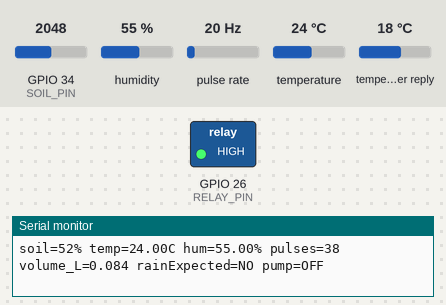
Bench run of a sketch on a simulated ESP32. Parts: switched loads named in the sketch (green lamp = pin HIGH), the last lines printed to the serial monitor. Wiring (inferred from the names in the program): pulse sensor: data GPIO 27. The inputs (shaded band) are chosen by the test bench; at power-on: GPIO 34 (SOIL_PIN) = 2048, humidity 55 %, pulse rate 20 Hz, temperature 24 °C, temperature in the weather reply 18 °C. WiFi joins after 1.5 s; servers stay silent unless stated; web services answer with replies made up by the test bench.

Above: at 3.5 s.
3.6 s: GPIO 34 (SOIL_PIN) set to 2424
5.6 s: GPIO 34 (SOIL_PIN) set to 2513
At 7.1 s:
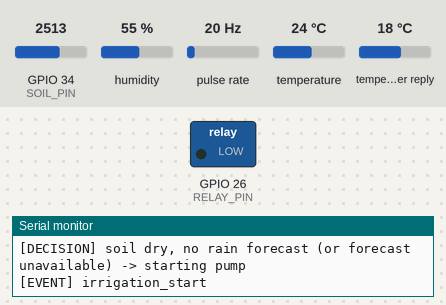
Timing chart, 0 to 8.6 s (numbered marks = the images above; inputs shaded):
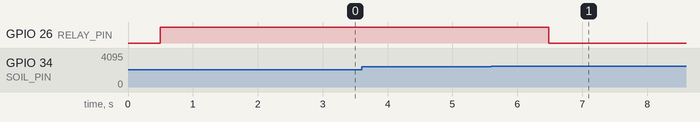

Measured:
- the behaviour switches between 2460 and 2461 on GPIO 34 (SOIL_PIN) (found by bisection; images 0 and 1)
- after the input at 5.6 s, GPIO 26 (RELAY_PIN): HIGH → LOW after 0.88 s

The sketch:

irrigation_prototype_predictive.ino
```cpp
/*
  ===========================================================================
  Autonomous PREDICTIVE Drip Irrigation & Water-Consumption Monitoring System
  Full prototype firmware — ESP32
  ===========================================================================

  HARDWARE CONNECTED (as confirmed):
    Capacitive soil moisture sensor -> ESP32 3V3, GND, GPIO34 (ADC1, analog)
    DHT11 temp/humidity sensor      -> ESP32 3V3, GND, GPIO4  (digital, 1-wire)
    Hall-effect flow sensor         -> ESP32 GND, GPIO27 (interrupt, pulse)
                                        VCC -> 5V (check your sensor's datasheet)
    Relay module (pump driver)      -> ESP32 3V3/5V, GND, GPIO26 (digital out)
    Pump                            -> OWN separate 7-9V supply, switched via
                                        the relay's COM/NO. NEVER to the ESP32.
                                        Pump supply (-) MUST also connect to
                                        ESP32 GND (shared ground).

  ===========================================================================
  WHERE THIS PROJECT'S NOVELTY LIVES IN THIS CODE
  ===========================================================================
  A plain "soil dry -> turn pump on" system is REACTIVE — that already exists
  in many published projects. This code is PREDICTIVE: it also checks an
  online weather forecast before irrigating, and SKIPS irrigation if rain is
  expected soon, even if the soil is currently dry. Search this file for the
  tag "[NOVELTY]" to find exactly where that logic lives.
  ===========================================================================

  YOU MUST FILL IN / CALIBRATE THESE BEFORE TRUSTING ANY OUTPUT:
    1. WIFI_SSID / WIFI_PASSWORD           (your WiFi network)
    2. OPENWEATHER_API_KEY / CITY_LAT/LON  (free key from openweathermap.org)
    3. SOIL_DRY_VALUE / SOIL_WET_VALUE     (measure yourself, see comments)
    4. FLOW_CALIBRATION_PULSES_PER_L       (measure yourself, see comments)
  ===========================================================================

  LIBRARIES REQUIRED (install via Arduino IDE -> Library Manager):
    - "DHT sensor library" by Adafruit  (also installs "Adafruit Unified Sensor")
    - "ArduinoJson" by Benoit Blanchon  (version 6.x)
  ===========================================================================
*/

#include <WiFi.h>
#include <HTTPClient.h>
#include <ArduinoJson.h>
#include <DHT.h>

// ---------------------------------------------------------------------------
// WIFI / WEATHER API SETTINGS — FILL THESE IN
// ---------------------------------------------------------------------------
const char* WIFI_SSID     = "YOUR_WIFI_NAME";       // <-- REPLACE
const char* WIFI_PASSWORD = "YOUR_WIFI_PASSWORD";   // <-- REPLACE

const char* OPENWEATHER_API_KEY = "YOUR_API_KEY";   // <-- REPLACE (free tier: openweathermap.org)
const char* CITY_LAT = "12.9716";                   // <-- REPLACE with your city's latitude
const char* CITY_LON = "77.5946";                   // <-- REPLACE with your city's longitude

// Probability-of-precipitation threshold that counts as "rain expected".
// 0.4 = 40%. Adjust based on how conservative you want the prediction to be.
const float RAIN_PROBABILITY_THRESHOLD = 0.40;

// How often to check the weather forecast (weather doesn't change every
// second, so we do NOT call this every loop — that would be wasteful and
// could hit free-tier API rate limits).
const unsigned long WEATHER_CHECK_INTERVAL_MS = 15UL * 60UL * 1000UL; // 15 minutes

// ---------------------------------------------------------------------------
// PIN MAP
// ---------------------------------------------------------------------------
#define SOIL_PIN    34   // ADC1 pin only — do not move this to an ADC2 pin
#define DHT_PIN     4
#define DHT_TYPE    DHT11
#define FLOW_PIN    27   // must be interrupt-capable
#define RELAY_PIN   26

DHT dht(DHT_PIN, DHT_TYPE);

// ---------------------------------------------------------------------------
// RELAY POLARITY — VERIFY WITH YOUR OWN MODULE
// ---------------------------------------------------------------------------
const bool RELAY_ACTIVE_LOW = true;   // set to false if your relay is active-HIGH

// ---------------------------------------------------------------------------
// CALIBRATION PLACEHOLDERS — REPLACE WITH YOUR OWN MEASURED VALUES
// ---------------------------------------------------------------------------
// Soil sensor: read raw analogRead(SOIL_PIN) in open air (dry) and dipped in
// water (wet), then put those two numbers here. Do NOT skip this step.
int SOIL_DRY_VALUE = 3000;   // <-- PLACEHOLDER, replace with your dry reading
int SOIL_WET_VALUE = 1200;   // <-- PLACEHOLDER, replace with your wet reading

// Flow sensor: pour a known volume (e.g. 1.0 L) through the sensor, count the
// pulses, then set this = pulses / litres. Repeat 3-5 times and average.
float FLOW_CALIBRATION_PULSES_PER_L = 450.0;  // <-- PLACEHOLDER, must be measured

// ---------------------------------------------------------------------------
// IRRIGATION / SAFETY SETTINGS — reasonable starting defaults, adjust as needed
// ---------------------------------------------------------------------------
int   SOIL_DRY_THRESHOLD_PCT  = 30;     // irrigate when soil moisture % falls below this
int   SOIL_WET_THRESHOLD_PCT  = 60;     // stop irrigating once soil moisture % reaches this
unsigned long MAX_PUMP_RUN_MS   = 30000; // safety timeout: force pump off after 30s
unsigned long NO_FLOW_GRACE_MS  = 5000;  // if pump ON but no flow for 5s, treat as fault
unsigned long SENSOR_READ_INTERVAL_MS = 2000; // DHT11 needs >=1-2s between reads

// ---------------------------------------------------------------------------
// STATE VARIABLES
// ---------------------------------------------------------------------------
volatile unsigned long pulseCount = 0;   // updated inside the interrupt

bool pumpOn = false;
unsigned long pumpStartTime = 0;
unsigned long lastPulseSeenTime = 0;
unsigned long lastPulseCountAtCheck = 0;
float cumulativeVolumeL = 0.0;

bool rainExpected = false;               // [NOVELTY] set by checkWeatherForecast()
unsigned long lastWeatherCheckTime = 0;
bool weatherAvailable = false;           // false until first successful API call

// ---------------------------------------------------------------------------
// INTERRUPT SERVICE ROUTINE — keep this minimal, no Serial prints in here
// ---------------------------------------------------------------------------
void IRAM_ATTR countPulse() {
  pulseCount++;
}

// ---------------------------------------------------------------------------
// WIFI CONNECTION
// ---------------------------------------------------------------------------
void connectWiFi() {
  Serial.print("Connecting to WiFi");
  WiFi.begin(WIFI_SSID, WIFI_PASSWORD);
  unsigned long startAttempt = millis();
  while (WiFi.status() != WL_CONNECTED && millis() - startAttempt < 15000) {
    delay(400);
    Serial.print(".");
  }
  if (WiFi.status() == WL_CONNECTED) {
    Serial.println(" connected.");
    Serial.print("IP address: ");
    Serial.println(WiFi.localIP());
  } else {
    Serial.println(" FAILED to connect. Will retry later. Local (reactive) logic still works offline.");
  }
}

// ---------------------------------------------------------------------------
// [NOVELTY] WEATHER FORECAST CHECK
// This is the core predictive feature: it asks an online weather API whether
// rain is likely in the next few hours, and stores the result in
// rainExpected, which the irrigation decision logic below then uses.
// ---------------------------------------------------------------------------
void checkWeatherForecast() {
  if (WiFi.status() != WL_CONNECTED) {
    Serial.println("[NOVELTY] Skipping weather check — WiFi not connected.");
    weatherAvailable = false;
    return;
  }

  HTTPClient http;
  String url = "http://api.openweathermap.org/data/2.5/forecast?lat=" + String(CITY_LAT) +
               "&lon=" + String(CITY_LON) +
               "&appid=" + String(OPENWEATHER_API_KEY) +
               "&units=metric";

  http.begin(url);
  int httpCode = http.GET();

  if (httpCode == 200) {
    String payload = http.getString();

    DynamicJsonDocument doc(6144);
    DeserializationError err = deserializeJson(doc, payload);

    if (!err) {
      // Use the nearest upcoming 3-hour forecast block's probability of precipitation.
      float pop = doc["list"][0]["pop"] | 0.0;  // "pop" = probability of precipitation, 0.0-1.0
      const char* condition = doc["list"][0]["weather"][0]["main"] | "Unknown";

      rainExpected = (pop >= RAIN_PROBABILITY_THRESHOLD);
      weatherAvailable = true;

      Serial.print("[NOVELTY] Weather forecast updated: condition=");
      Serial.print(condition);
      Serial.print(" pop=");
      Serial.print(pop * 100.0);
      Serial.print("% -> rainExpected=");
      Serial.println(rainExpected ? "YES" : "NO");
    } else {
      Serial.println("[FAULT] Failed to parse weather JSON. Keeping previous forecast state.");
    }
  } else {
    Serial.print("[FAULT] Weather API request failed, HTTP code=");
    Serial.println(httpCode);
    Serial.println("Keeping previous forecast state (or falling back to reactive-only logic).");
  }

  http.end();
  lastWeatherCheckTime = millis();
}

// ---------------------------------------------------------------------------
// PUMP CONTROL — this is the ONLY function that writes to RELAY_PIN
// ---------------------------------------------------------------------------
void setPump(bool on) {
  digitalWrite(RELAY_PIN, on ? (RELAY_ACTIVE_LOW ? LOW : HIGH)
                             : (RELAY_ACTIVE_LOW ? HIGH : LOW));
  if (on && !pumpOn) {
    pumpStartTime = millis();
    lastPulseSeenTime = millis();
    lastPulseCountAtCheck = pulseCount;
    Serial.println("[EVENT] irrigation_start");
  }
  if (!on && pumpOn) {
    Serial.print("[EVENT] irrigation_stop, volume_this_reading_L=");
    Serial.println(cumulativeVolumeL, 3);
  }
  pumpOn = on;
}

// ---------------------------------------------------------------------------
// SOIL MOISTURE — converts raw ADC to a 0-100% scale using YOUR calibration
// ---------------------------------------------------------------------------
int readSoilPercent() {
  int raw = analogRead(SOIL_PIN);
  int pct = map(raw, SOIL_DRY_VALUE, SOIL_WET_VALUE, 0, 100);
  pct = constrain(pct, 0, 100);
  return pct;
}

// ---------------------------------------------------------------------------
// FLOW CALCULATION — uses YOUR measured calibration factor
// ---------------------------------------------------------------------------
float pulsesToLitres(unsigned long pulses) {
  if (FLOW_CALIBRATION_PULSES_PER_L <= 0) return 0.0; // guard against divide-by-zero
  return (float)pulses / FLOW_CALIBRATION_PULSES_PER_L;
}

// ---------------------------------------------------------------------------
// SAFETY CHECK — runs every loop while the pump is on
// ---------------------------------------------------------------------------
void checkPumpSafety() {
  if (!pumpOn) return;

  unsigned long now = millis();

  if (now - pumpStartTime > MAX_PUMP_RUN_MS) {
    Serial.println("[FAULT] max_time_exceeded -> stopping pump");
    setPump(false);
    return;
  }

  if (pulseCount > lastPulseCountAtCheck) {
    lastPulseCountAtCheck = pulseCount;
    lastPulseSeenTime = now;
  } else if (now - lastPulseSeenTime > NO_FLOW_GRACE_MS) {
    Serial.println("[FAULT] no_flow_detected -> stopping pump (check tubing/pump/water level)");
    setPump(false);
    return;
  }
}

// ---------------------------------------------------------------------------
// [NOVELTY] IRRIGATION DECISION — combines soil moisture (reactive) with
// the weather forecast (predictive). This function is the actual proof that
// this project is predictive, not just reactive like a basic soil sensor demo.
// ---------------------------------------------------------------------------
void decideIrrigation(int soilPct) {
  if (!pumpOn) {
    if (soilPct < SOIL_DRY_THRESHOLD_PCT) {
      if (weatherAvailable && rainExpected) {
        Serial.println("[NOVELTY] PREDICTIVE SKIP: soil is dry, but rain is forecast soon -> irrigation withheld");
      } else {
        Serial.println("[DECISION] soil dry, no rain forecast (or forecast unavailable) -> starting pump");
        setPump(true);
      }
    }
  } else {
    if (soilPct >= SOIL_WET_THRESHOLD_PCT) {
      Serial.println("[DECISION] soil reached wet threshold -> stopping pump");
      setPump(false);
    }
  }
}

// ---------------------------------------------------------------------------
// SETUP
// ---------------------------------------------------------------------------
void setup() {
  Serial.begin(115200);
  delay(500);
  Serial.println("Booting predictive irrigation prototype...");

  pinMode(RELAY_PIN, OUTPUT);
  setPump(false); // ensure pump starts OFF and in a known state

  pinMode(FLOW_PIN, INPUT_PULLUP);
  attachInterrupt(digitalPinToInterrupt(FLOW_PIN), countPulse, FALLING);

  dht.begin();

  connectWiFi();
  if (WiFi.status() == WL_CONNECTED) {
    checkWeatherForecast(); // get an initial forecast right away
  }

  Serial.println("Setup complete. Reminder: calibration values are still placeholders");
  Serial.println("until you replace SOIL_DRY_VALUE/SOIL_WET_VALUE and");
  Serial.println("FLOW_CALIBRATION_PULSES_PER_L with your own measured numbers.");
}

// ---------------------------------------------------------------------------
// MAIN LOOP
// ---------------------------------------------------------------------------
void loop() {
  // ---- 1. Re-check weather periodically (not every loop) ----
  if (WiFi.status() == WL_CONNECTED &&
      (millis() - lastWeatherCheckTime > WEATHER_CHECK_INTERVAL_MS)) {
    checkWeatherForecast();
  }
  // If WiFi dropped, try to reconnect quietly without blocking the whole loop
  if (WiFi.status() != WL_CONNECTED) {
    static unsigned long lastReconnectAttempt = 0;
    if (millis() - lastReconnectAttempt > 30000) {
      lastReconnectAttempt = millis();
      WiFi.reconnect();
    }
  }

  // ---- 2. Read sensors ----
  int soilPct = readSoilPercent();
  float tempC = dht.readTemperature();
  float humidity = dht.readHumidity();
  bool dhtOk = !(isnan(tempC) || isnan(humidity));

  // ---- 3. Compute flow / volume ----
  unsigned long pulsesNow = pulseCount;
  cumulativeVolumeL = pulsesToLitres(pulsesNow);

  // ---- 4. Print current readings ----
  Serial.print("soil=");
  Serial.print(soilPct);
  Serial.print("% ");
  if (dhtOk) {
    Serial.print("temp=");
    Serial.print(tempC);
    Serial.print("C hum=");
    Serial.print(humidity);
    Serial.print("% ");
  } else {
    Serial.print("temp/hum=SENSOR_FAULT ");
  }
  Serial.print("pulses=");
  Serial.print(pulsesNow);
  Serial.print(" volume_L=");
  Serial.print(cumulativeVolumeL, 3);
  Serial.print(" rainExpected=");
  Serial.print(weatherAvailable ? (rainExpected ? "YES" : "NO") : "UNKNOWN");
  Serial.print(" pump=");
  Serial.println(pumpOn ? "ON" : "OFF");

  // ---- 5. Safety checks (only matters while pump is on) ----
  checkPumpSafety();

  // ---- 6. Irrigation decision (predictive + reactive combined) ----
  decideIrrigation(soilPct);

  delay(SENSOR_READ_INTERVAL_MS);
}
```
